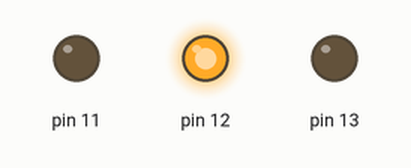
This sketch was run on a simulated Arduino Uno, built with avr-gcc and run on an emulated ATmega328P. Shown: output pins drawn as LEDs (lit = HIGH). Random numbers use the default seed unless the sketch sets one.

Above: at 0.1 s.
At 10.1 s:
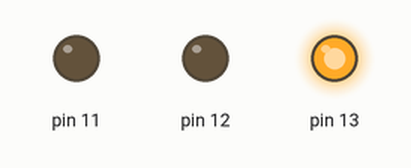
At 20.1 s:
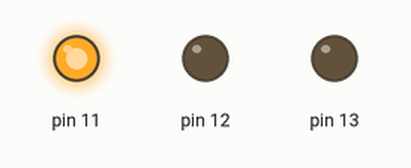
At 39.1 s:
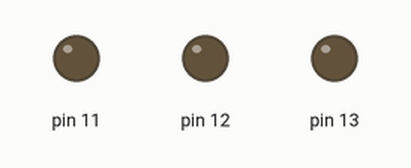
Timing chart, 0 to 40.0 s (numbered marks = the images above):
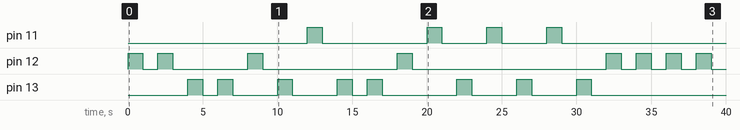

The sketch:

led_rxtx.ino
```cpp
void setup() {
  // put your setup code here, to run once:
  pinMode(11, OUTPUT);
  pinMode(12, OUTPUT);
  pinMode(13, OUTPUT);


}

void loop() {
  // put your main code here, to run repeatedly:
  int nbreAleatoire = random(3)+11;       //Generer un  nombre aleatoire entre 11 et 13

  digitalWrite(nbreAleatoire, HIGH);
  delay(1000);
  digitalWrite(nbreAleatoire, LOW);
  delay(1000);

}
```

Measured:
- by itself, pin 11: LOW → HIGH at 12.0 s, → LOW 1.0 s later, → HIGH 7.0 s later, → LOW 1.0 s later, … (8 changes in this stretch)
- by itself, pin 12: LOW → HIGH at 0.00 s, → LOW 1.0 s later, → HIGH 1.0 s later, → LOW 1.0 s later, … (16 changes in this stretch)
- by itself, pin 13: LOW → HIGH at 4.0 s, → LOW 1.0 s later, → HIGH 1.0 s later, → LOW 1.0 s later, … (16 changes in this stretch)
